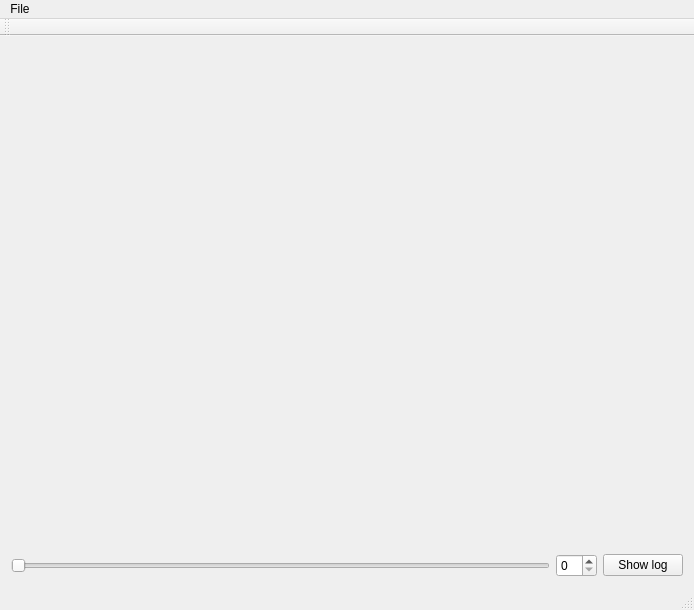
<?xml version="1.0" encoding="UTF-8"?>
<ui version="4.0">
 <class>ViewerMainWindow</class>
 <widget class="QMainWindow" name="ViewerMainWindow">
  <property name="geometry">
   <rect>
    <x>0</x>
    <y>0</y>
    <width>694</width>
    <height>610</height>
   </rect>
  </property>
  <property name="windowTitle">
   <string>Image Viewer</string>
  </property>
  <widget class="QWidget" name="centralWidget">
   <layout class="QVBoxLayout" name="verticalLayout_2">
    <item>
     <layout class="QVBoxLayout" name="verticalLayout">
      <item>
       <widget class="QtAddons::ImageViewerWidget" name="viewer" native="true">
        <property name="sizePolicy">
         <sizepolicy hsizetype="MinimumExpanding" vsizetype="MinimumExpanding">
          <horstretch>0</horstretch>
          <verstretch>0</verstretch>
         </sizepolicy>
        </property>
       </widget>
      </item>
     </layout>
    </item>
    <item>
     <layout class="QHBoxLayout" name="horizontalLayout">
      <item>
       <widget class="QSlider" name="horizontalSlider">
        <property name="orientation">
         <enum>Qt::Horizontal</enum>
        </property>
       </widget>
      </item>
      <item>
       <widget class="QSpinBox" name="spinBox"/>
      </item>
      <item>
       <widget class="QPushButton" name="pushButton_showLog">
        <property name="text">
         <string>Show log</string>
        </property>
       </widget>
      </item>
     </layout>
    </item>
   </layout>
  </widget>
  <widget class="QMenuBar" name="menuBar">
   <property name="geometry">
    <rect>
     <x>0</x>
     <y>0</y>
     <width>694</width>
     <height>22</height>
    </rect>
   </property>
   <widget class="QMenu" name="menuFile">
    <property name="title">
     <string>File</string>
    </property>
    <addaction name="actionOpen"/>
    <addaction name="actionSave_as"/>
    <addaction name="actionQuit"/>
   </widget>
   <addaction name="menuFile"/>
  </widget>
  <widget class="QToolBar" name="mainToolBar">
   <attribute name="toolBarArea">
    <enum>TopToolBarArea</enum>
   </attribute>
   <attribute name="toolBarBreak">
    <bool>false</bool>
   </attribute>
  </widget>
  <widget class="QStatusBar" name="statusBar"/>
  <action name="actionOpen">
   <property name="text">
    <string>Open</string>
   </property>
  </action>
  <action name="actionQuit">
   <property name="text">
    <string>Quit</string>
   </property>
  </action>
  <action name="actionSave_as">
   <property name="text">
    <string>Save as</string>
   </property>
  </action>
 </widget>
 <layoutdefault spacing="6" margin="11"/>
 <customwidgets>
  <customwidget>
   <class>QtAddons::ImageViewerWidget</class>
   <extends>QWidget</extends>
   <header location="global">imageviewerwidget.h</header>
   <container>1</container>
   <slots>
    <signal>levelsChanged(float,float)</signal>
   </slots>
  </customwidget>
 </customwidgets>
 <resources/>
 <connections/>
</ui>
